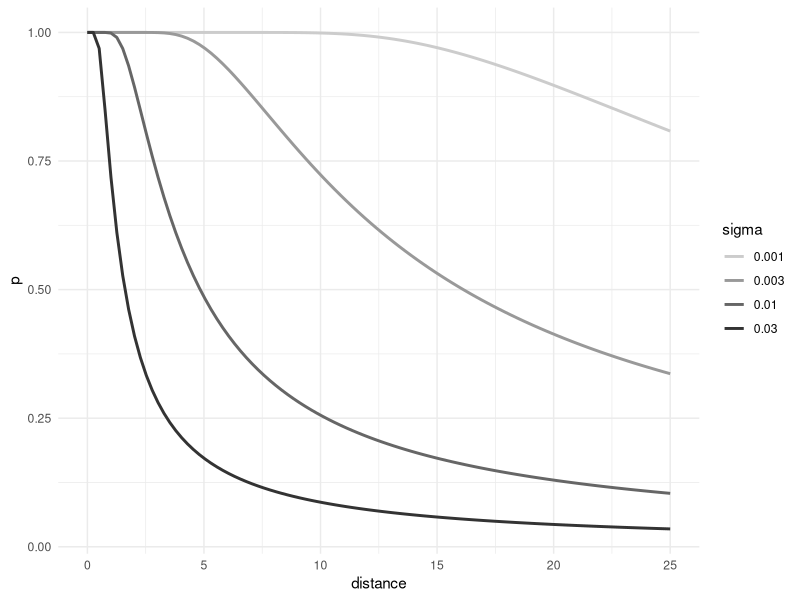

Write the R code that produced this figure.
# libraries --------------------------------------------------------------------
library(ggplot2)
library(tidyverse)

# helper function for plotting putting success in relation to sigma angle ------
# distances
precision <- 100
distances <- seq(from = 0, to = 25, length.out = precision)

# sigmas
sigmas <- c(0.001, 0.003, 0.01, 0.03)

# angle thresholds
r <- 2.135 / 100
R <- 5.398 / 100
threshold_angle <- asin((R - r) / distances)

# first one is NaN, lets fix it
threshold_angle[1] <- pi

# data frame
df <- data.frame(distance = numeric(), sigma = numeric(), p = numeric())

# probabilities
for (s in sigmas) {
  # calculate probs
  p <- 2 * pnorm(threshold_angle / s, 0, 1) - 1

  # append
  df <- df %>% add_row(distance = distances, sigma = s, p = p)
}

# change sigma to factor
df$sigma <- as.factor(df$sigma)

# plot
ggplot(data = df, aes(x = distance, y = p, group = sigma, color = sigma)) +
  geom_line(size = 1) +
  scale_discrete_manual("color", values = c("grey80", "grey60", "grey40", "grey20")) +
  theme_minimal()
